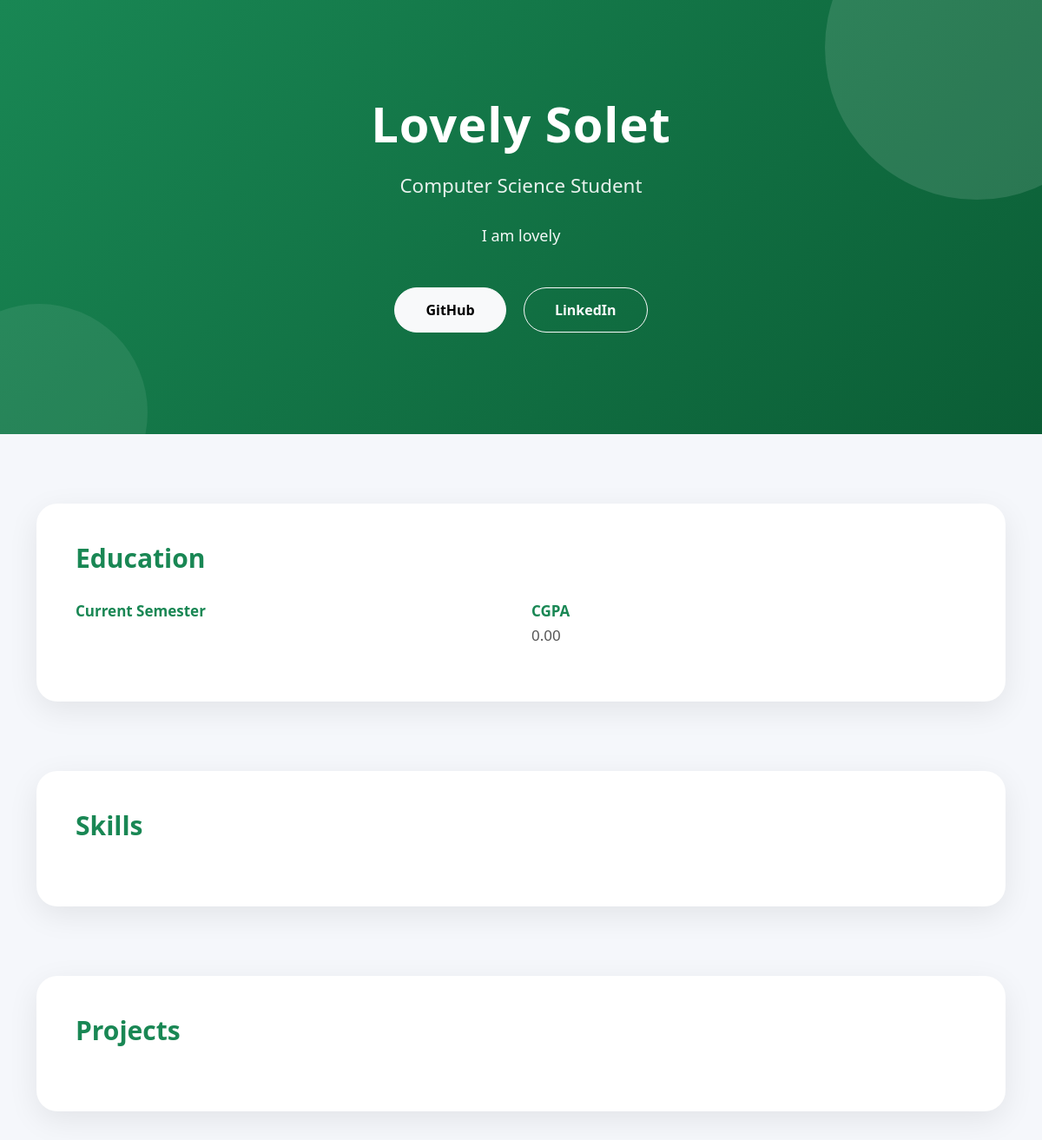
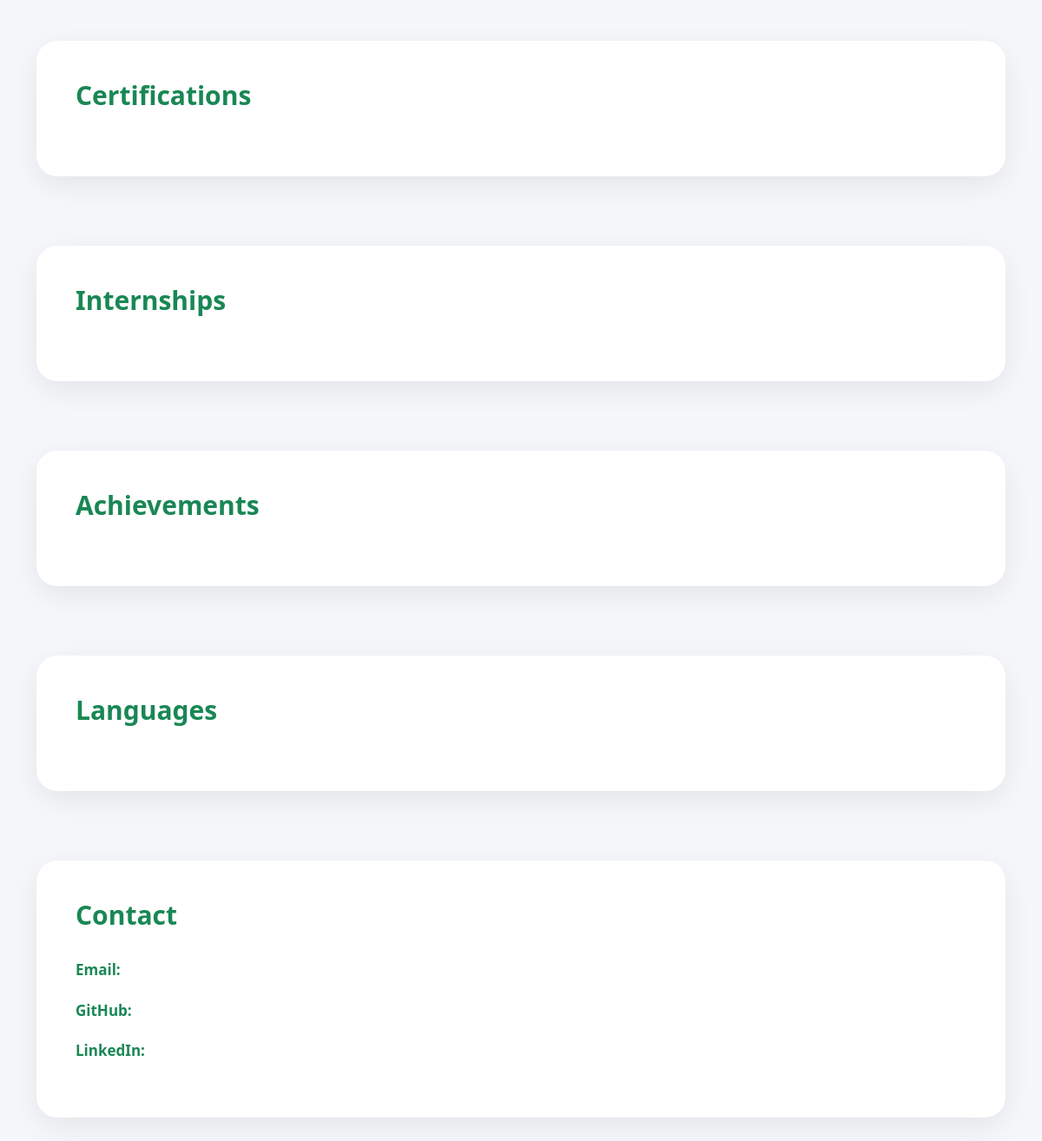
The app's page /view_portfolio.php?username=lovelysolet with its own data (2 pictures, top to bottom).
### tables this page shows
CREATE TABLE `portfolio` (
  `id` int(5) NOT NULL,
  `user_id` int(5) NOT NULL,
  `about` text NOT NULL,
  `education` text NOT NULL,
  `current_sem` varchar(20) NOT NULL,
  `cgpa` decimal(3,2) NOT NULL,
  `skills` text NOT NULL,
  `projects` longtext NOT NULL,
  `certifications` longtext NOT NULL,
  `internships` longtext NOT NULL,
  `achievements` longtext NOT NULL,
  `languages` longtext NOT NULL,
  `github` varchar(200) NOT NULL,
  `linkedin` varchar(200) NOT NULL,
  `contact_email` varchar(200) NOT NULL,
  `status` enum('draft','published') NOT NULL,
  `updated_at` timestamp NOT NULL DEFAULT current_timestamp() ON UPDATE current_timestamp()
);

CREATE TABLE `users` (
  `id` int(5) NOT NULL,
  `username` varchar(100) NOT NULL,
  `full_name` varchar(200) NOT NULL,
  `email` varchar(200) NOT NULL,
  `phone` varchar(20) NOT NULL,
  `password` varchar(200) NOT NULL,
  `created_at` timestamp NOT NULL DEFAULT current_timestamp()
);

### view_portfolio.php (the view, shortened to what this page needs)
<?php
include("db_connect.php");
$username = $_GET['username'];
$sql = "SELECT users.full_name, users.username,
        portfolio.*
        FROM users
        JOIN portfolio
        ON users.id = portfolio.user_id
        WHERE users.username = '$username'";
$result = mysqli_query($conn, $sql);
if(mysqli_num_rows($result) > 0)
{
    $data = mysqli_fetch_assoc($result);
    $user = [
        "full_name" => $data['full_name'],
        "username" => $data['username']
    ];
    $portfolio = $data;
}
else
{
    echo "Portfolio not found";
    exit();
}
?>
<!DOCTYPE html>
<html lang="en">
<head>
<link href="https://cdn.jsdelivr.net/npm/bootstrap@5.3.7/dist/css/bootstrap.min.css" rel="stylesheet">
<link rel="stylesheet" href="style.css">
</head>
<body>
<section class="portfolio-hero">
<div class="container">
<h1>
<?php echo htmlspecialchars($user['full_name']); ?>
</h1>
<p class="hero-subtitle">
Computer Science Student
</p>
<p class="hero-description">
<?php echo htmlspecialchars($portfolio['about']); ?>
</p>
<div class="hero-buttons">
<a href="<?php echo $portfolio['github']; ?>"
target="_blank"
class="btn btn-light">
GitHub
</a>
<a href="<?php echo $portfolio['linkedin']; ?>"
target="_blank"
class="btn btn-outline-light">
LinkedIn
</a>
</div>
</div>
</section>
<section class="container section-space">
<div class="section-card">
<h2>
Education
</h2>
<div class="row mt-4">
<div class="col-md-6">
<strong>
Current Semester
</strong>
</div>
<div class="col-md-6">
<strong>
CGPA
</strong>
<p>
<?php echo $portfolio['cgpa']; ?>
</p>
</div>
</div>
</div>
</section>
<section class="container section-space">
<div class="section-card">
<h2>
Skills
</h2>
</div>
</section>
<section class="container section-space">
<div class="section-card">
<h2>
Projects
</h2>
</div>
</section>
<section class="container section-space">
<div class="section-card">
<h2>
Certifications
</h2>
</div>
</section>
<section class="container section-space">
<div class="section-card">
<h2>
Internships
</h2>
</div>
</section>
<section class="container section-space">
<div class="section-card">
<h2>
Achievements
</h2>
</div>
</section>
<section class="container section-space">
<div class="section-card">
<h2>
Languages
</h2>
</div>
</section>
<section class="container section-space mb-5">
<div class="section-card">
<h2>
Contact
</h2>
<p>
<strong>
Email:
</strong>
</p>
<p>
<strong>
GitHub:
</strong>
</p>
<p>
<strong>
LinkedIn:
</strong>
</p>
</div>
</section>
</body>
</html>

### style.css (style rules this page uses)
* { margin:0; padding:0; }
body { font-family: 'Poppins', sans-serif; }
.btn { border-radius: 12px; font-weight: 500; }
body { background-color:#f8f9fa; }
.btn { border-radius:10px; font-weight:600; }
body { margin:0; background:#f5f7fb; color:#333; font-family:'Segoe UI', Arial, sans-serif; }
.portfolio-hero { min-height:500px; display:flex; align-items:center; text-align:center; background: linear-gradient(135deg,#198754,#0b5d35); color:white; padding:100px 20px; position:relative; overflow:hidden; }
.portfolio-hero::before { content:""; position:absolute; width:350px; height:350px; background:rgba(255,255,255,0.12); border-radius:50%; top:-120px; right:-100px; }
.portfolio-hero::after { content:""; position:absolute; width:250px; height:250px; background:rgba(255,255,255,0.08); border-radius:50%; bottom:-100px; left:-80px; }
.portfolio-hero .container { position:relative; z-index:1; }
.portfolio-hero h1 { font-size:3.5rem; font-weight:800; letter-spacing:1px; margin-bottom:20px; }
.hero-subtitle { font-size:1.4rem; font-weight:500; opacity:.9; }
.hero-description { max-width:800px; margin:25px auto; font-size:18px; line-height:1.8; opacity:.95; }
.hero-buttons { margin-top:35px; }
.hero-buttons .btn { padding:13px 35px; border-radius:50px; margin:8px; font-weight:600; transition:.3s; }
.section-space { margin-top:80px; }
.section-card { background:white; padding:45px; border-radius:24px; box-shadow: 0 10px 35px rgba(0,0,0,0.08); transition:.35s; }
.section-card h2 { font-size:30px; font-weight:750; color:#198754; margin-bottom:30px; }
.section-card p { color:#555; font-size:17px; line-height:1.8; }
.section-card strong { color:#198754; font-size:17px; }
.section-card { animation:fadeUp .7s ease; }

### records on screen
portfolio: user.full_name "Lovely Solet", about "I am lovely", cgpa "0.00"
